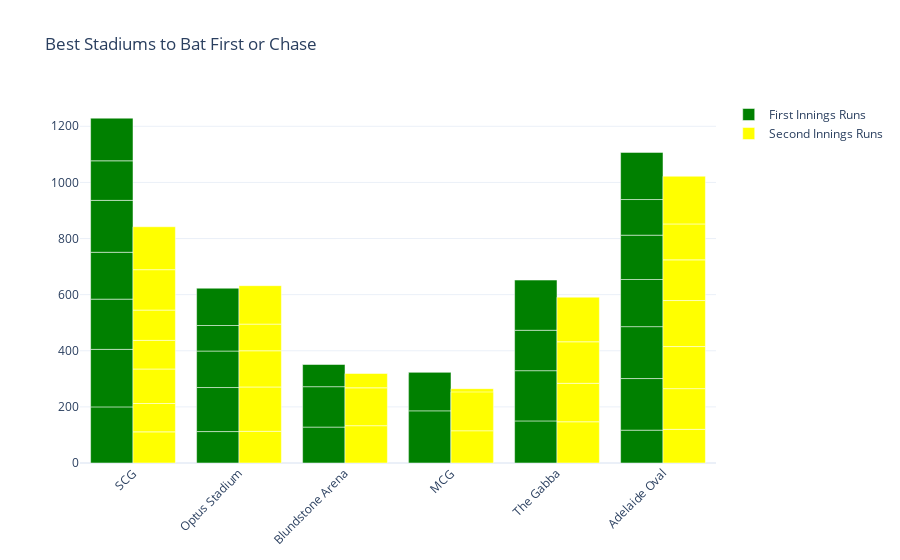

Notebook code cell kept with this figure:
### Code cell
fig = go.Figure()
fig.add_trace(go.Bar(
    x=data["venue"],
    y=data["first innings score"],
    name='First Innings Runs',
    marker_color='green'
))
fig.add_trace(go.Bar(
    x=data["venue"],
    y=data["second innings score"],
    name='Second Innings Runs',
    marker_color='yellow'
))
fig.update_layout(barmode='group', 
                  xaxis_tickangle=-45, 
                  title="Best Stadiums to Bat First or Chase")
fig.show()

### Figure 1 — Plotly figure (JSON) as saved in the notebook; plotly's stock layout.template omitted (floating-point values rounded to 4 significant figures)
{"data": [{"marker": {"color": "green"}, "name": "First Innings Runs", "type": "bar", "x": ["SCG", "Optus Stadium", "Blundstone Arena", "MCG", "Blundstone Arena", "Blundstone Arena", "Optus Stadium", "MCG", "MCG", "SCG", "SCG", "Optus Stadium", "MCG", "MCG", "SCG", "The Gabba", "Optus Stadium", "Optus Stadium", "The Gabba", "The Gabba", "The Gabba", "Adelaide Oval", "Adelaide Oval", "SCG", "Adelaide Oval", "Adelaide Oval", "SCG", "Adelaide Oval", "Adelaide Oval", "MCG", "SCG", "Adelaide Oval", "MCG"], "y": [200, 112, 128, 159, 144, 79, 157, 157, null, 205, 179, 130, null, null, 167, 150, 91, 133, 179, 144, 179, 117, 184, 185, 185, 168, 141, 158, 127, 186, 152, 168, 137]}, {"marker": {"color": "yellow"}, "name": "Second Innings Runs", "type": "bar", "x": ["SCG", "Optus Stadium", "Blundstone Arena", "MCG", "Blundstone Arena", "Blundstone Arena", "Optus Stadium", "MCG", "MCG", "SCG", "SCG", "Optus Stadium", "MCG", "MCG", "SCG", "The Gabba", "Optus Stadium", "Optus Stadium", "The Gabba", "The Gabba", "The Gabba", "Adelaide Oval", "Adelaide Oval", "SCG", "Adelaide Oval", "Adelaide Oval", "SCG", "Adelaide Oval", "Adelaide Oval", "MCG", "SCG", "Adelaide Oval", "MCG"], "y": [111, 113, 133, 160, 135, 51, 158, 105, null, 101, 123, 129, null, null, 102, 147, 95, 137, 137, 148, 159, 120, 145, 108, 150, 164, 144, 145, 128, 115, 153, 170, 138]}], "layout": {"autosize": true, "barmode": "group", "title": {"text": "Best Stadiums to Bat First or Chase"}, "xaxis": {"autorange": true, "range": [-0.5, 5.5], "tickangle": -45, "type": "category"}, "yaxis": {"autorange": true, "range": [0, 1294.0], "type": "linear"}}}
